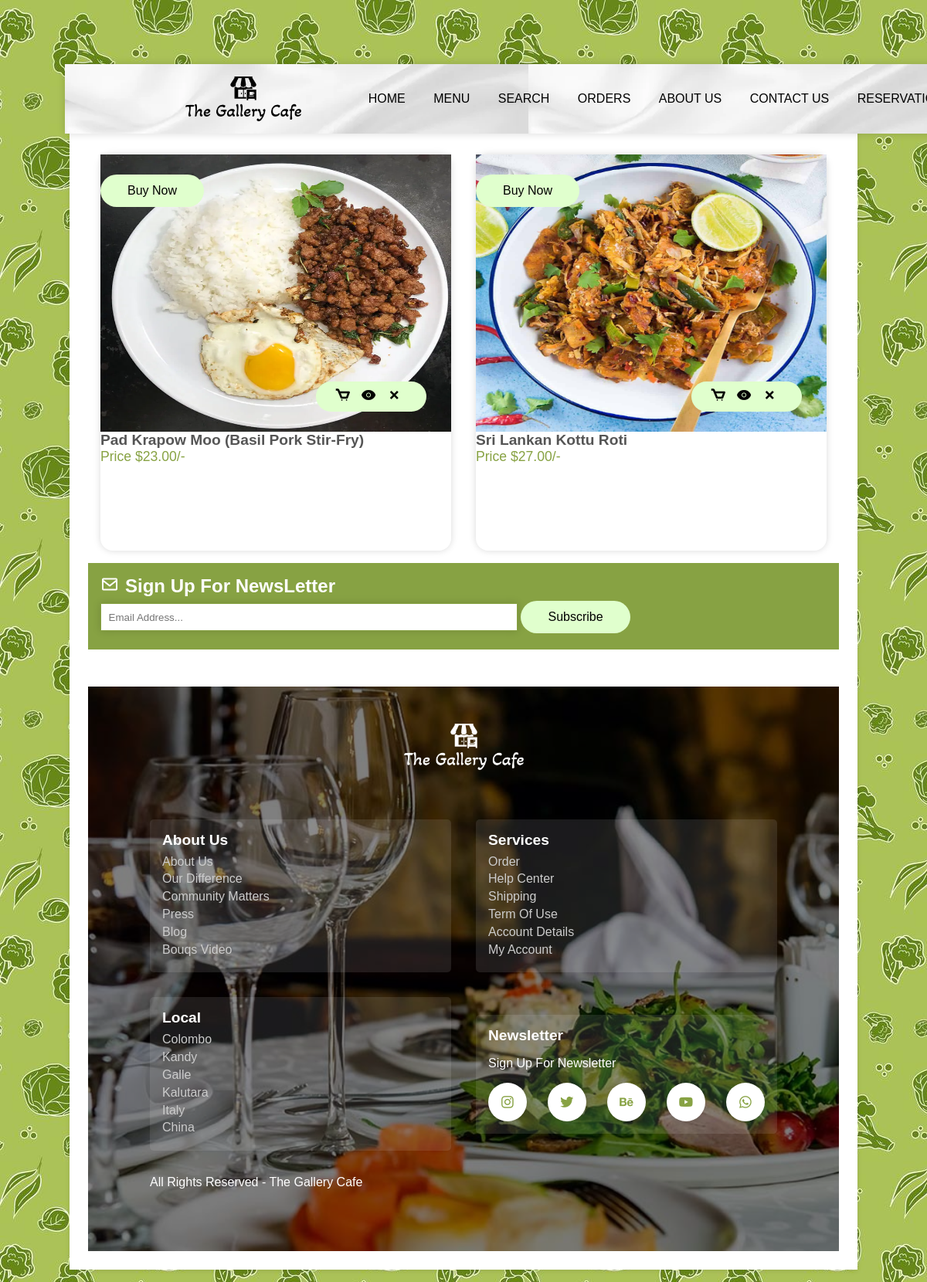
Page /wishlist.php (signed in) on the committed database.
### tables this page shows
CREATE TABLE `wishlist` (
  `id` varchar(11) NOT NULL,
  `user_id` varchar(50) NOT NULL,
  `product_id` int(11) NOT NULL,
  `price` decimal(10,2) NOT NULL
);

CREATE TABLE `menu_items` (
  `id` int(11) NOT NULL,
  `name` varchar(255) NOT NULL,
  `description` text DEFAULT NULL,
  `price` decimal(10,2) DEFAULT NULL,
  `image_url` varchar(255) DEFAULT NULL,
  `category_id` int(11) DEFAULT NULL
);

### wishlist.php (the view, shortened to what this page needs)
<?php
include 'connection.php';
if (isset($_SESSION['user_id'])) {
    $user_id = $_SESSION['user_id'];
} else {
    $user_id = '';
}
?>
<!DOCTYPE html>
<html lang="en">
<head>
    <link href="https://unpkg.com/boxicons@2.1.4/css/boxicons.min.css" rel="stylesheet">
</head>
<body>
    <?php include 'header.php'; ?>
    <div class="main">
    <section class="products">
    <div class="box-container">
    <?php
        $select_wishlist = $conn->prepare("SELECT * FROM `wishlist` WHERE user_id = ?");
        $select_wishlist->execute([$user_id]);
        if ($select_wishlist->rowCount() > 0) {
            while($fetch_wishlist = $select_wishlist->fetch(PDO::FETCH_ASSOC)){
                $select_products = $conn->prepare("SELECT * FROM `menu_items` WHERE id = ?");
                $select_products->execute([$fetch_wishlist['product_id']]);
                if ($select_products->rowCount() > 0) {
                    $fetch_products = $select_products->fetch(PDO::FETCH_ASSOC);
    ?>
    <form method="post" action="" class="box">
        <img src="img/<?=$fetch_products['image_url']; ?>"class="img">
        <div class="button">
            <button type="submit" name="add_to_cart"><i class="bx bx-cart"></i></button>
            <a href="view_page.php?pid=<?=$fetch_products['id']; ?>" class="bx bxs-show"></a>
            <button type="submit" name="delete_item" onclick="return confirm('Delete this item?');"><i class="bx bx-x"></i></button>
        </div>
        <h3 class="name"><?=$fetch_products['name']; ?></h3>
        <div class="flex">
            <p class="price">Price $<?=$fetch_products['price']; ?>/-</p>
        </div>
        <a href="checkout.php?get_id=<?=$fetch_products['id']; ?>" class="btn">Buy Now</a>
    </form>
    <?php
                }
            }
        } else {
            echo '<p class="empty">No products added yet!</p>';
        }
    ?>
</div>
    </section>
    <?php include 'footer.php'; ?>
    </div>
</body>
</html>

### rows in the picture
wishlist: product.image_url (picture), product.name "Pad Krapow Moo (Basil Pork Stir-Fry)", product.price "23.00"
wishlist: product.image_url (picture), product.name "Sri Lankan Kottu Roti", product.price "27.00"
